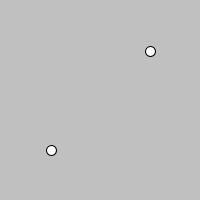
Frame 1 (no input)
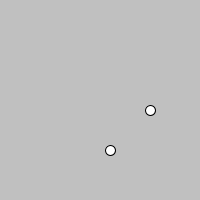
Frame 60 (the mouse pressed at the canvas centre just before this capture)
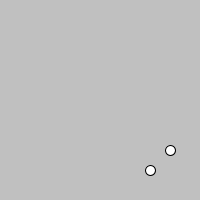
Frame 120 (the mouse held since frame 60 and released just before this capture)

The Processing sketch that drew these frames (run headless with seeded random() and noise(); from frame 60 on, the mouse is pressed at the canvas centre):

// Processing sketch: processing_112744
// ── processing_112744.pde

int diameter = 10; 
int positionX = 50;
int Switch = 0;

void setup(){
  size(200,200);
}

void draw(){
  background(192);
  
  if(positionX >= width-diameter/2){
    Switch = 1;
  }
  if(positionX  == diameter/2){
    Switch = 0;
  }
  if(Switch == 0) { 
  positionX++; //position = position + 1;
  }
  else if (Switch == 1) {
    positionX--;
  }
   ellipse(positionX,150,diameter,diameter);
   ellipse(150,positionX,diameter,diameter);
}
